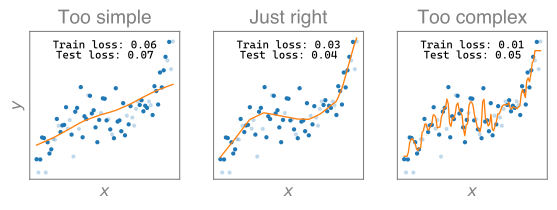

Reproduce this figure in Python.
"""Illustration of overfitting"""

import matplotlib.pyplot as plt
import numpy as np

from sklearn.linear_model import LinearRegression
from sklearn.svm import SVR
from sklearn.ensemble import RandomForestRegressor
from sklearn.model_selection import train_test_split
from sklearn.metrics import mean_squared_error
from sklearn.neural_network import MLPRegressor


# Parameters
plt.rcParams["figure.figsize"] = 2, 2
plt.rcParams["font.family"] = "Helvetica"
plt.rcParams["savefig.bbox"] = "tight"
plt.rcParams["lines.linewidth"] = 1


# Generate data
np.random.seed(0)
x = np.linspace(-1, 1, 75)
y = x**3 + np.random.randn(75) * 0.2

# Split data
x, x_test, y, y_test = train_test_split(x, y, test_size=0.3)

# Plot
fig, ax = plt.subplots(1, 3, figsize=(7, 2), sharex=True, sharey=True)

# Linear regression
model = MLPRegressor(random_state=42)
model.fit(x[:, None], y)
x_pred = np.linspace(-1, 1, 100)
y_pred = model.predict(x_pred[:, None])
train = mean_squared_error(y, model.predict(x[:, None]))
test = mean_squared_error(y_test, model.predict(x_test[:, None]))
ax[0].plot(x_pred, y_pred, color="C1")
ax[0].text(
    0,
    0.98,
    f"Train loss: {train:.2f}",
    name="Cascadia Code",
    size="x-small",
    ha="center",
)
ax[0].text(
    0,
    0.83,
    f"Test loss: {test:.2f}",
    name="Cascadia Code",
    size="x-small",
    ha="center",
)

# Polynomial regression
model = MLPRegressor(
    hidden_layer_sizes=(100, 100, 300, 100), alpha=0.01, random_state=42
)
model.fit(x[:, None], y)
x_pred = np.linspace(-1, 1, 100)
y_pred = model.predict(x_pred[:, None])
train = mean_squared_error(y, model.predict(x[:, None]))
test = mean_squared_error(y_test, model.predict(x_test[:, None]))
ax[1].plot(x_pred, y_pred, color="C1")
ax[1].text(
    0,
    0.98,
    f"Train loss: {train:.2f}",
    name="Cascadia Code",
    size="x-small",
    ha="center",
)
ax[1].text(
    0,
    0.83,
    f"Test loss: {test:.2f}",
    name="Cascadia Code",
    size="x-small",
    ha="center",
)

# Random forest
model = RandomForestRegressor(random_state=42, n_estimators=100)
model.fit(x[:, None], y)
x_pred = np.linspace(-1, 1, 100)
y_pred = model.predict(x_pred[:, None])
train = mean_squared_error(y, model.predict(x[:, None]))
test = mean_squared_error(y_test, model.predict(x_test[:, None]))
ax[2].plot(x_pred, y_pred, color="C1")
ax[2].text(
    0,
    0.98,
    f"Train loss: {train:.2f}",
    name="Cascadia Code",
    size="x-small",
    ha="center",
)
ax[2].text(
    0,
    0.83,
    f"Test loss: {test:.2f}",
    name="Cascadia Code",
    size="x-small",
    ha="center",
)

for a in ax:
    a.scatter(x, y, s=5)
    a.scatter(x_test, y_test, s=5, color="C0", alpha=0.2)
    a.set_xticks([])
    a.set_yticks([])
    a.set_xlabel(r"$x$")
    a.set_aspect("equal")
ax[0].set_ylabel(r"$y$")

ax[0].set_title("Too simple")
ax[1].set_title("Just right")
ax[2].set_title("Too complex")

# Save figure
plt.savefig("regularization.svg", dpi=300)
